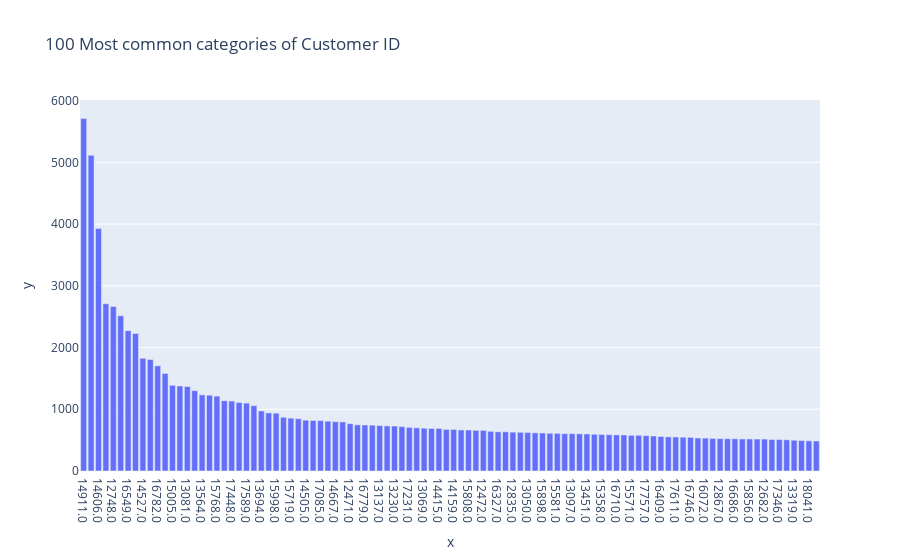

The code cell stored with this chart in its notebook:
### Markdown cell above
Análisis de la serie País

    - Se destaca que casi la totalidad de las compras fueron realizadas en Reino Unido, quedando una muy mínima parte para Irlanda, Alemania, Francia, Países Bajos y para el resto de Europa, en el orden mencionado.

### Code cell
profile_serie(df_retail['Customer ID'])

### Figure 1 — Plotly figure (JSON) as saved in the notebook; plotly's stock layout.template omitted (floating-point values rounded to 4 significant figures)
{"data": [{"alignmentgroup": "True", "hovertemplate": "x=%{x}<br>y=%{y}<extra></extra>", "legendgroup": "", "marker": {"color": "#636efa", "pattern": {"shape": ""}}, "name": "", "offsetgroup": "", "orientation": "v", "showlegend": false, "textposition": "auto", "type": "bar", "x": ["14911.0", "17841.0", "14606.0", "14156.0", "12748.0", "17850.0", "16549.0", "15311.0", "14527.0", "14646.0", "16782.0", "13089.0", "15005.0", "17377.0", "13081.0", "15039.0", "13564.0", "14298.0", "15768.0", "14680.0", "17448.0", "17920.0", "17589.0", "17511.0", "13694.0", "13093.0", "15998.0", "12921.0", "15719.0", "12681.0", "14505.0", "13174.0", "17085.0", "15555.0", "14667.0", "14081.0", "12471.0", "17243.0", "16779.0", "16984.0", "13137.0", "17068.0", "13230.0", "16713.0", "17231.0", "16161.0", "13069.0", "13001.0", "14415.0", "17865.0", "14159.0", "17238.0", "15808.0", "15547.0", "12472.0", "14044.0", "16327.0", "18102.0", "12835.0", "14030.0", "13050.0", "14085.0", "15898.0", "17338.0", "15581.0", "15867.0", "13097.0", "14049.0", "13451.0", "16938.0", "15358.0", "15061.0", "16710.0", "13206.0", "15571.0", "16550.0", "17757.0", "14040.0", "16409.0", "13869.0", "17611.0", "14031.0", "16746.0", "17965.0", "16072.0", "18069.0", "12867.0", "17799.0", "16686.0", "14535.0", "15856.0", "17576.0", "12682.0", "17364.0", "17346.0", "12949.0", "13319.0", "13148.0", "18041.0", "15615.0"], "xaxis": "x", "y": [5710, 5114, 3927, 2710, 2665, 2515, 2274, 2226, 1826, 1805, 1703, 1581, 1388, 1377, 1369, 1302, 1233, 1228, 1213, 1138, 1133, 1110, 1100, 1058, 973, 941, 937, 871, 856, 848, 823, 818, 816, 807, 799, 795, 767, 748, 745, 742, 737, 730, 728, 720, 706, 700, 693, 689, 689, 673, 673, 665, 664, 658, 658, 643, 635, 635, 630, 627, 625, 618, 616, 611, 610, 605, 605, 602, 600, 595, 591, 588, 585, 584, 578, 578, 573, 567, 559, 553, 551, 547, 545, 535, 533, 528, 525, 523, 521, 519, 519, 518, 517, 511, 509, 506, 498, 494, 489, 485], "yaxis": "y"}], "layout": {"barmode": "relative", "legend": {"tracegroupgap": 0}, "title": {"text": "100 Most common categories of Customer ID"}, "xaxis": {"anchor": "y", "domain": [0, 1], "title": {"text": "x"}}, "yaxis": {"anchor": "x", "domain": [0, 1], "title": {"text": "y"}}}}
